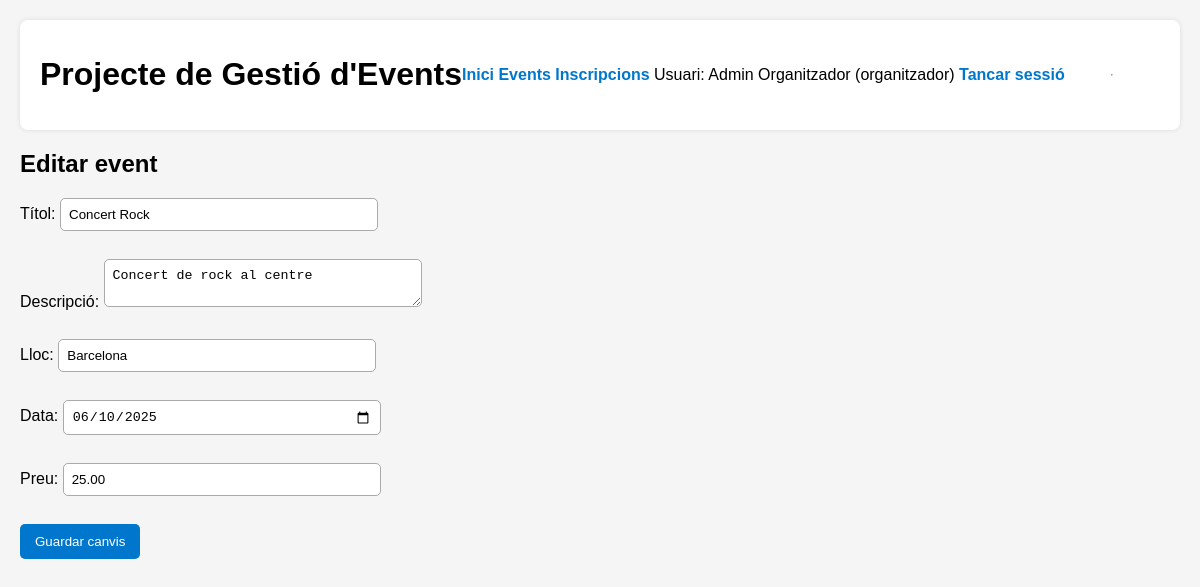
The app's page /events/event_edit.php?id=1 (signed in) with its own data.
### tables this page shows
CREATE TABLE events (
    id INT AUTO_INCREMENT PRIMARY KEY,
    title VARCHAR(150) NOT NULL,
    description TEXT,
    location VARCHAR(150),
    event_date DATE NOT NULL,
    price DECIMAL(10,2) DEFAULT 0.00,
    created_by INT NOT NULL,
    created_at DATETIME DEFAULT CURRENT_TIMESTAMP,
    FOREIGN KEY (created_by) REFERENCES users(id)
);

### events/event_edit.php (the view, shortened to what this page needs)
<?php
require_once "../config/config.php";
$id = (int)($_GET["id"] ?? 0);
$sql = "SELECT * FROM events WHERE id = ?";
$stmt = mysqli_prepare($conn, $sql);
mysqli_stmt_bind_param($stmt, "i", $id);
mysqli_stmt_execute($stmt);
$result = mysqli_stmt_get_result($stmt);
$event = mysqli_fetch_assoc($result);
?>
<?php include "../includes/header.php"; ?>
<h2>Editar event</h2>
<form method="post">
    <label>Títol:
        <input type="text" name="title" value="<?php echo $event["title"]; ?>">
    </label><br>
    <label>Descripció:
        <textarea name="description"><?php echo $event["description"]; ?></textarea>
    </label><br>
    <label>Lloc:
        <input type="text" name="location" value="<?php echo $event["location"]; ?>">
    </label><br>
    <label>Data:
        <input type="date" name="event_date" value="<?php echo $event["event_date"]; ?>">
    </label><br>
    <label>Preu:
        <input type="number" step="0.01" name="price" value="<?php echo $event["price"]; ?>">
    </label><br>
    <button type="submit">Guardar canvis</button>
</form>
<?php include "../includes/footer.php"; ?>

### assets/css/styles.css (style rules this page uses)
body { font-family: Arial, sans-serif; margin: 20px; background: #f5f5f5; }
h2 { margin-top: 0; }
form label { display: block; margin-bottom: 10px; }
input, textarea, select { width: 300px; padding: 8px; border-radius: 5px; border: 1px solid #aaa; }
button { padding: 10px 15px; background: #0077cc; color: white; border: none; border-radius: 5px; cursor: pointer; }

### records on screen
events: title "Concert Rock", description "Concert de rock al centre", location "Barcelona", event_date "06/10/2025", price "25.00"

### other values on screen
$_SESSION['user_name'] "Admin Organitzador"
$_SESSION['user_role'] "organitzador"
